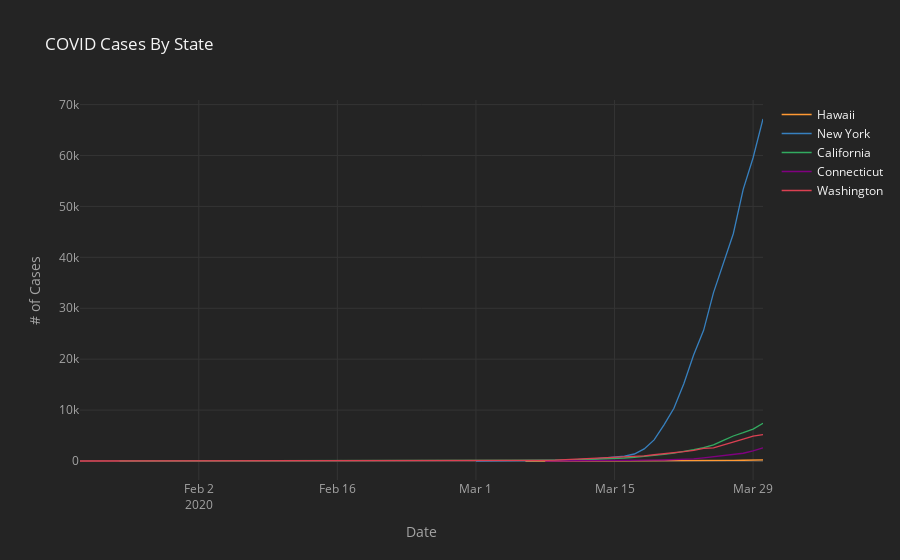
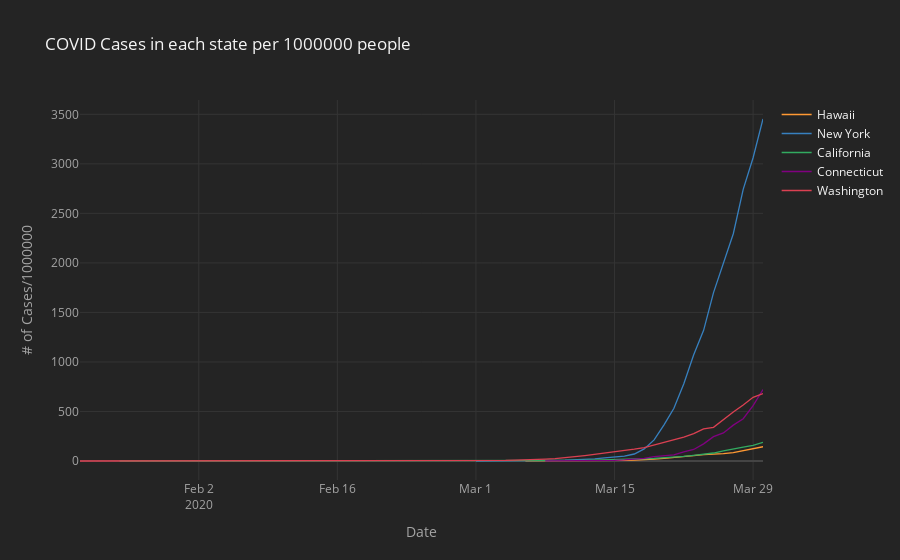
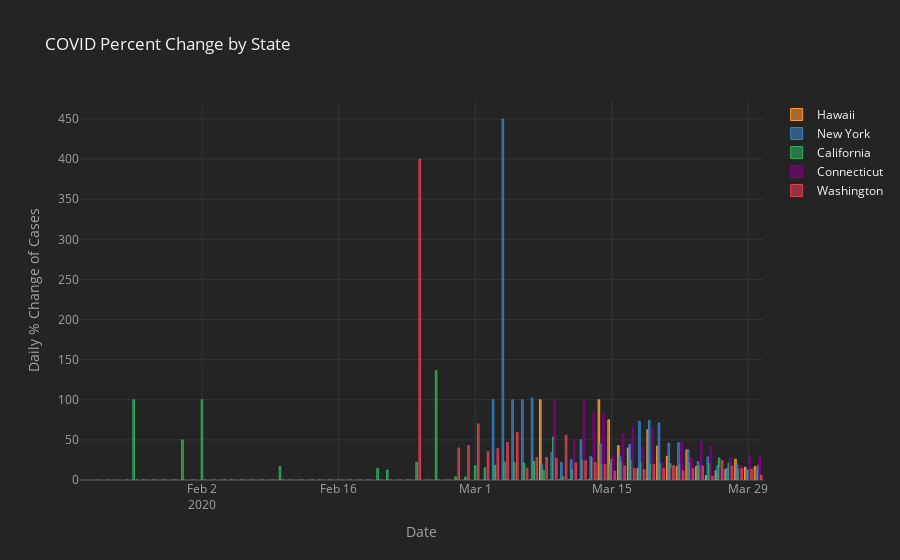

Notebook cell for these charts, in order:
### Code cell
scale = 1000000
states= ['Hawaii','New York','California','Connecticut', 'Washington']
df_populations = pd.read_csv(data_dir+'co-est2019-alldata.csv',encoding="ISO-8859-1",dtype={'STATE': str,'COUNTY':str})[['STATE','COUNTY','STNAME','CTYNAME','POPESTIMATE2019']]
df_states_populations = df_populations[(df_populations['COUNTY']=='000') & (df_populations['STNAME'] == df_populations['CTYNAME'])]
df_states = pd.read_csv(data_dir+'covid-19-data/us-states.csv')
df_states = df_states.merge(df_states_populations,left_on=['state'],right_on=['STNAME'])
df_states['norm_cases'] = df_states['cases']/(df_states['POPESTIMATE2019']/scale)
df_states_pivot = df_states.pivot(index='date',columns='state',values='cases')
df_states_chg = df_states_pivot.pct_change()*100
df_states_norm = df_states.pivot(index='date',columns='state',values='norm_cases')
fig = df_states_pivot[states].iplot(asFigure=True,kind='scatter',title='COVID Cases By State',xTitle='Date',yTitle='# of Cases')
fig2 = df_states_norm[states].iplot(asFigure=True,kind='scatter',title='COVID Cases in each state per '+str(scale) + ' people',xTitle='Date',yTitle='# of Cases/1000000')
fig3 = df_states_chg[states].iplot(asFigure=True,kind='bar',title='COVID Percent Change by State',xTitle='Date',yTitle='Daily % Change of Cases')


plot(fig,filename=out_dir+'state.html')
plot(fig3,filename=out_dir+'state_norm.html')
plot(fig2,filename=out_dir+'state_percent_chg.html')

iplot(fig)
iplot(fig2)
iplot(fig3)
